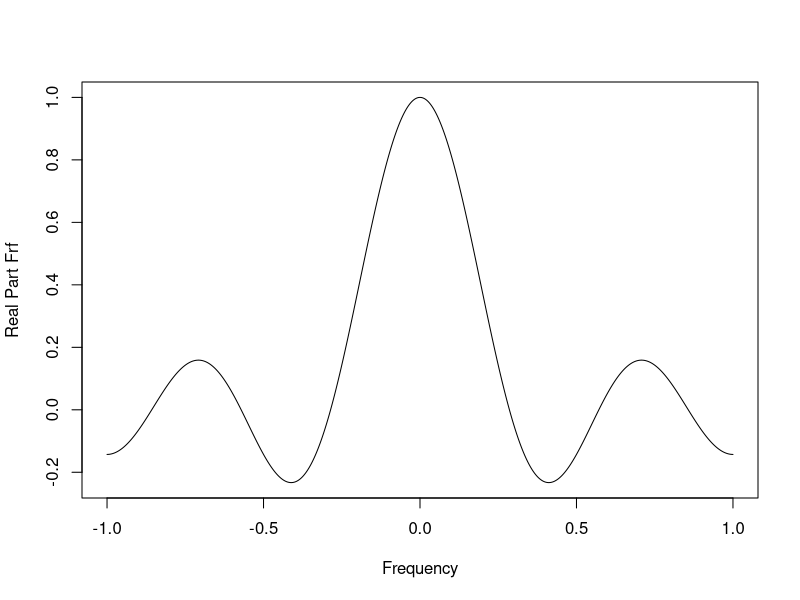
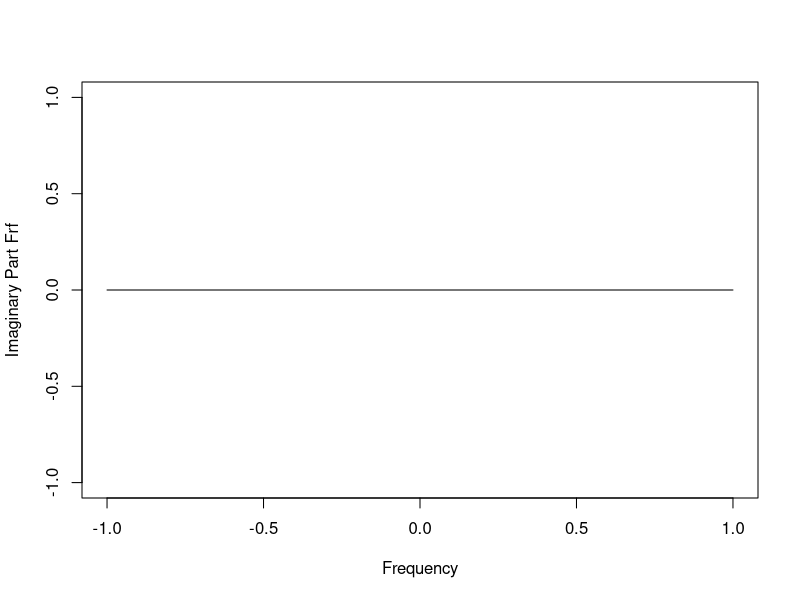
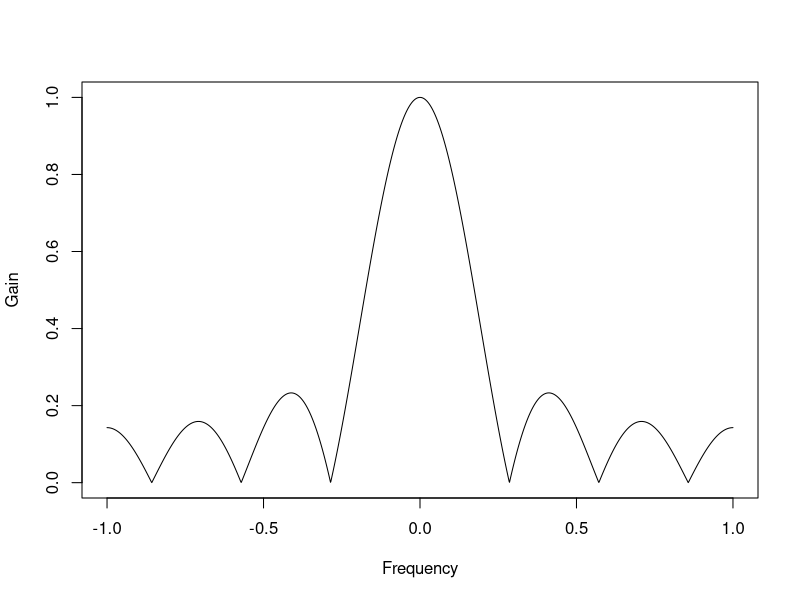
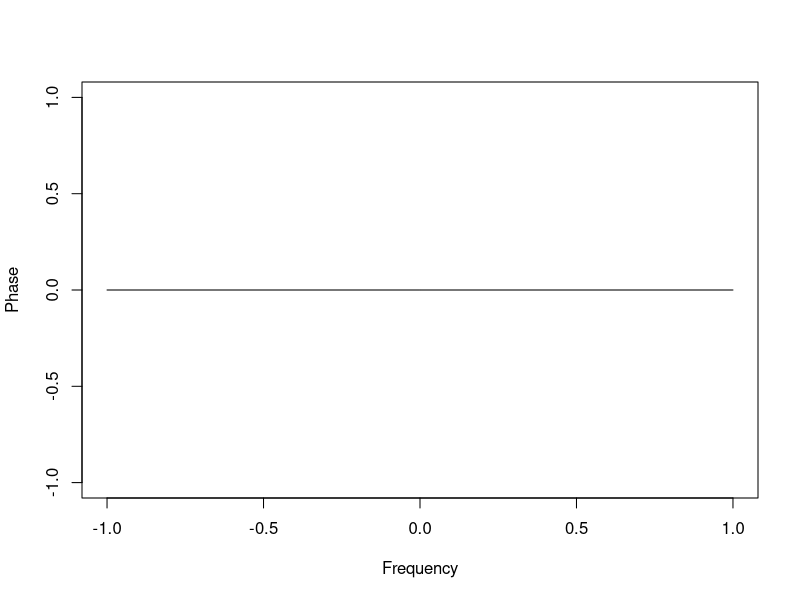
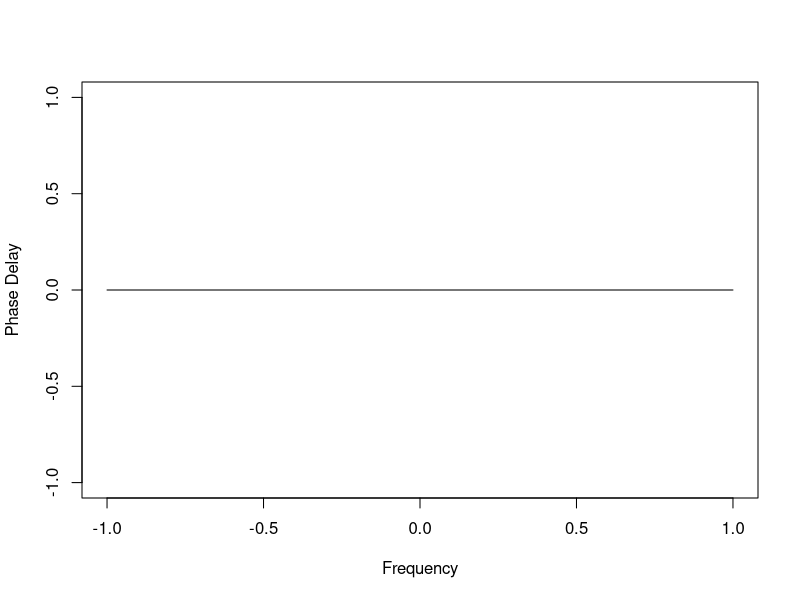
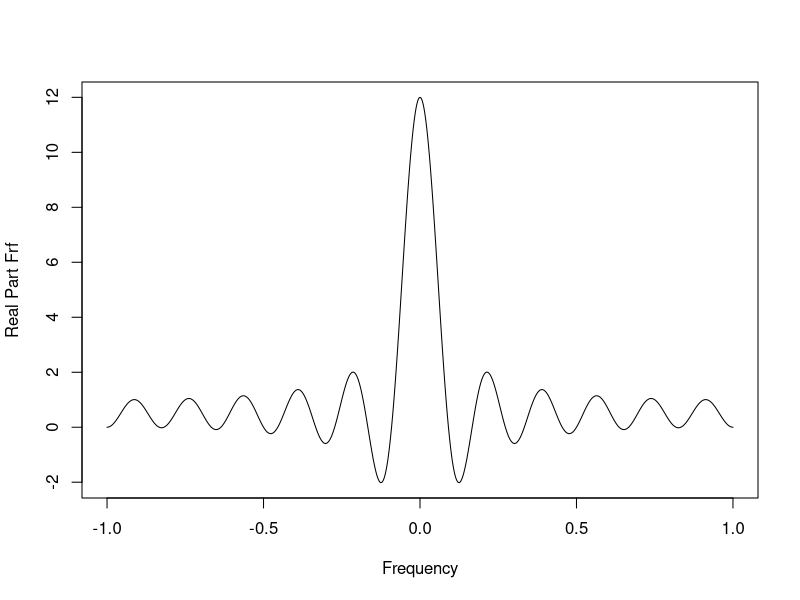
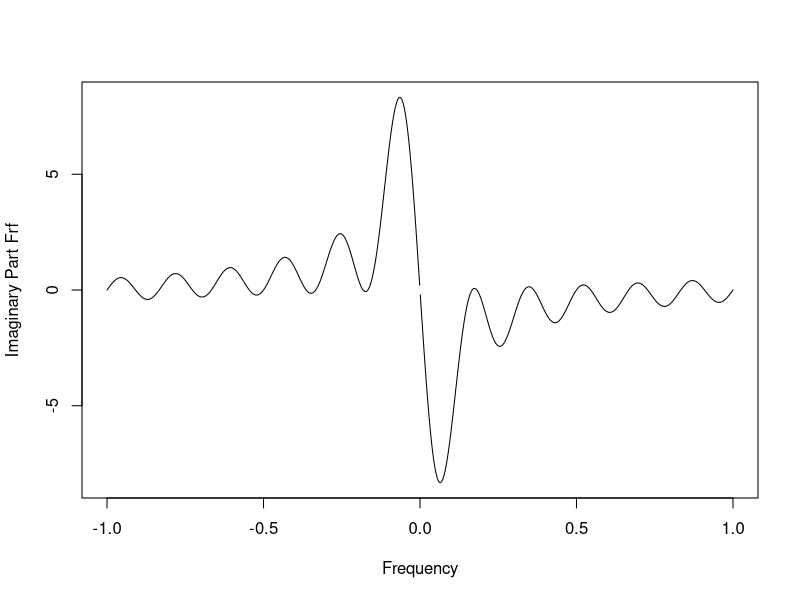
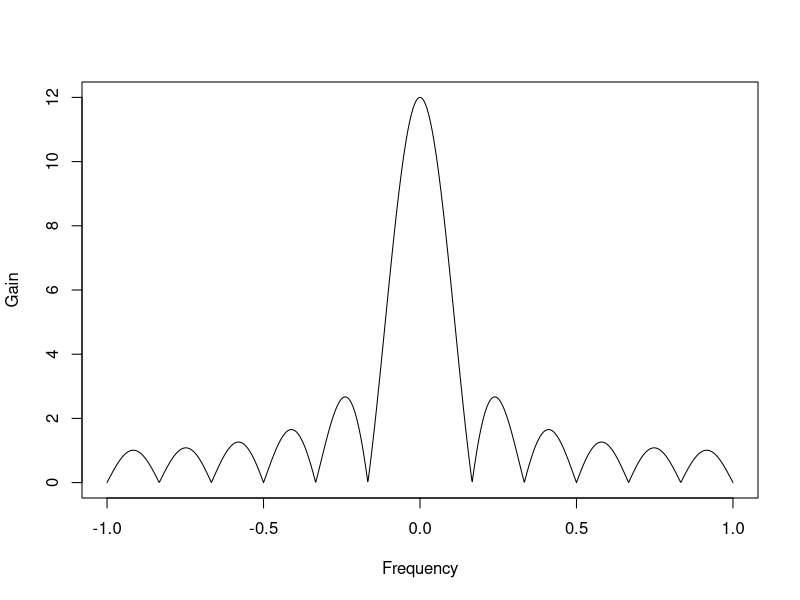

The R source for these figures, in order:
## ---- chunk 1
knitr::opts_knit$set(root.dir = 'C:/Users/neide/OneDrive/Documents/GitHub/BEwebinar/Data')
## ---- chunk 2
lambda <- pi*seq(-1000,1000)/1000
p <- 3
simplema.frf <- sin((p+1/2)*lambda)/((2*p+1)*sin(lambda/2))
simplema.gain <- Mod(simplema.frf)
simplema.phase <- atan(Im(simplema.frf)/Re(simplema.frf))
simplema.delay <- -1*simplema.phase/lambda
#simplema.delay[1001] <- NA
plot(ts(Re(simplema.frf),start=-1,frequency=1000),
	xlab="Frequency",ylab="Real Part Frf")
plot(ts(Im(simplema.frf),start=-1,frequency=1000),
	xlab="Frequency",ylab="Imaginary Part Frf")
plot(ts(simplema.gain,start=-1,frequency=1000),
	xlab="Frequency",ylab="Gain")
plot(ts(simplema.phase,start=-1,frequency=1000),
	xlab="Frequency",ylab="Phase")
plot(ts(simplema.delay,start=-1,frequency=1000),
	xlab="Frequency",ylab="Phase Delay")
## ---- chunk 3
lambda <- pi*seq(-1000,1000)/1000
s <- 12
seasagg.frf <- exp(-1i*lambda*(s-1)/2)*sin((s/2)*lambda)/sin(lambda/2)
seasagg.gain <- Mod(seasagg.frf)
seasagg.phase <- atan(Im(seasagg.frf)/Re(seasagg.frf))
seasagg.delay <- -1*seasagg.phase/lambda
seasagg.delay[1001] <- NA
plot(ts(Re(seasagg.frf),start=-1,frequency=1000),
	xlab="Frequency",ylab="Real Part Frf")
plot(ts(Im(seasagg.frf),start=-1,frequency=1000),
	xlab="Frequency",ylab="Imaginary Part Frf")
plot(ts(seasagg.gain,start=-1,frequency=1000),
	xlab="Frequency",ylab="Gain")
plot(ts(seasagg.phase,start=-1,frequency=1000),
	xlab="Frequency",ylab="Phase")
plot(ts(seasagg.delay,start=-1,frequency=1000),
	xlab="Frequency",ylab="Phase Delay")
